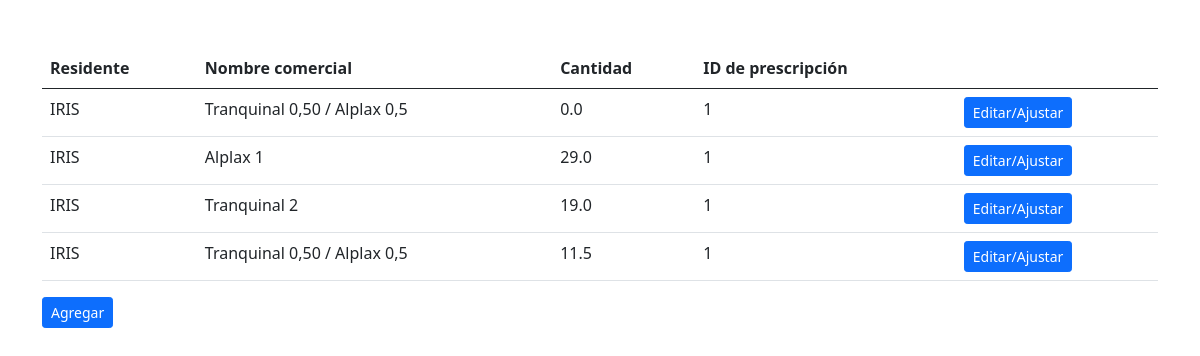
The app's page /stock_list/1 with its own data.
### tables this page shows
CREATE TABLE "stock" (
	"stock_id"	INTEGER,
	"resident_id"	INTEGER NOT NULL,
	"medication_id"	INTEGER NOT NULL,
	"amount"	REAL,
	"notes"	TEXT,
	"date"	DATE NOT NULL,
	"prescription_id"	INTEGER NOT NULL,
	PRIMARY KEY("stock_id" AUTOINCREMENT)
);

### main.py (the view)
@app.route("/stock_list/<int:prescription_id>", methods = ["GET"])
def stock_list(prescription_id):
    stock_list = get_stock_from_value("prescription_id", prescription_id)
    for stock in stock_list:
        stock.to_show_in_html()
    return render_template("/stock_list.html", stock_list = stock_list, prescription_id = prescription_id)

### src/medication.py (called while the page is built)
def create_medication_dictionary(medication_tuple):
    medication_dictionary = {
        "medication_id": medication_tuple[0],
        "drug_name": medication_tuple[1],
        "commercial_name": medication_tuple[2],
        "type": medication_tuple[3],
        "measurement_unit": medication_tuple[4],
        "amount": medication_tuple[5],
        "registration_date": medication_tuple[6]
    }
    return medication_dictionary

def get_medication_by_id(medication_id):
    with sqlite3.connect("./ayekan.db") as conn:
        cursor = conn.cursor()
        cursor.execute(f'SELECT * FROM vademecum WHERE medication_id="{medication_id}";')
        result = cursor.fetchone()
        medication_dictionary = create_medication_dictionary(result)
        medication = Medication(medication_dictionary)
        return medication

### src/resident.py (called while the page is built)
def create_resident_dictionary(resident_tuple):
    resident_dictionary = {
        "resident_id" : resident_tuple[0],
        "name" : resident_tuple[1],
        "last_name" : resident_tuple[2],
        "status" : resident_tuple[3],
        "admission_date" : resident_tuple[4],
        "birth_date" : resident_tuple[5],
        "age" : resident_tuple[6],
        "gender" : resident_tuple[7],
        "citizenship" : resident_tuple[8],
        "marital_status" : resident_tuple[9],
        "id_type" : resident_tuple[10],
        "id_number" : resident_tuple[11],
        "address" : resident_tuple[12],
        "city" : resident_tuple[13],
        "prepaid" : resident_tuple[14],
        "affiliation_number" : resident_tuple[15],
        "nickname" : resident_tuple[16]
    }
    return resident_dictionary

def get_resident_by_id(resident_id):
    with sqlite3.connect("./ayekan.db") as conn:
        cursor = conn.cursor()
        cursor.execute(f'SELECT * FROM residents WHERE resident_id="{resident_id}";')
        result = cursor.fetchone()
        resident_dictionary = create_resident_dictionary(result)
        resident = Resident(resident_dictionary)
        return resident

### src/stock.py (called while the page is built)
def create_stock_dictionary(stock_tuple):
    stock_dictionary = {
        "stock_id": stock_tuple[0],
        "resident_id": stock_tuple[1],
        "medication_id": stock_tuple[2],
        "amount": stock_tuple[3],
        "notes": stock_tuple[4],
        "date": stock_tuple[5],
        "prescription_id": stock_tuple[6]
    }
    return stock_dictionary

### app/templates/stock_list.html (shortened to what this page needs)
{% extends "base.html" %}
{% block content %}
  <table class="table table-hover">
    <thead>
      <tr>
        <th scope="col">Residente</th>
        <th scope="col">Nombre comercial</th>
        <th scope="col">Cantidad</th>
        <th scope="col">ID de prescripción</th>
        <th scope="col"></th>
      </tr>
    </thead>
    <tbody>
      {% for stock in stock_list %}
      <tr>
        <td>{{ stock.resident_id }}</td>
        <td>{{ stock.medication_id }}</td>
        <td>{{ stock.amount }}</td>
        <td>{{ stock.prescription_id }}</td>
        <td>
          <a href="{{ url_for('stock_details', stock_id = stock.stock_id) }}" class="btn btn-primary btn-sm">Editar/Ajustar</a>
        </td>
      </tr>
      {% endfor %}
    </tbody>
  </table>
  <a href="{{ url_for('new_stock', prescription_id = prescription_id) }}" class="btn btn-primary btn-sm">Agregar</a>
{% endblock %}

### app/templates/base.html (shortened to what this page needs)
<!doctype html>
<html lang="en">
    <head>
        <link href="https://cdn.jsdelivr.net/npm/bootstrap@5.0.2/dist/css/bootstrap.min.css" rel="stylesheet">
        <link rel="stylesheet" href="https://cdn.jsdelivr.net/npm/bootstrap-icons@1.5.0/font/bootstrap-icons.css">
    </head>
    <body>
        {% block body %}
            <div class="container mt-5">
                {% block content %}
                {% endblock %}
            </div>
        {% endblock %}
    </body>
</html>

### records on screen
stock: resident_id "IRIS", medication_id "Tranquinal 0,50 / Alplax 0,5", amount "0.0", prescription_id "1"
stock: resident_id "IRIS", medication_id "Alplax 1", amount "29.0", prescription_id "1"
stock: resident_id "IRIS", medication_id "Tranquinal 2", amount "19.0", prescription_id "1"
stock: resident_id "IRIS", medication_id "Tranquinal 0,50 / Alplax 0,5", amount "11.5", prescription_id "1"
